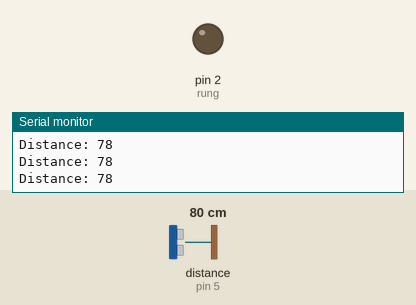
Recording of a sketch running on a simulated Arduino Uno, built with avr-gcc and run on an emulated ATmega328P. Shown: output pins drawn as LEDs (lit = HIGH), the last lines printed to the serial monitor. Wiring (inferred from the names in the program): ultrasonic range finder: trigger pin 6; echo pin 5. Dashed ring = blinking. The inputs (shaded band) are chosen by the test bench; at power-on: distance to the obstacle (sensor on pin 5) 80 cm. The echo pulse lasts 58.3 µs per cm; the audio player accepts every command and is not drawn; pins used as bus, display or sensor lines are not drawn.

Above: at 3.2 s.
3.3 s: distance to the obstacle (sensor on pin 5) set to 73 cm
6.3 s: distance to the obstacle (sensor on pin 5) set to 67 cm
At 8.24 s:
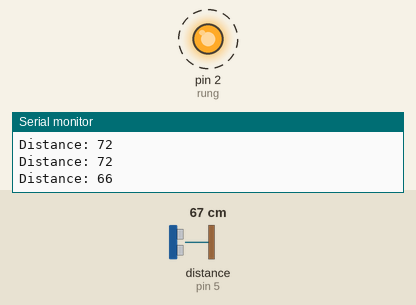
Timing chart, 0 to 15.3 s (numbered marks = the images above; inputs shaded):
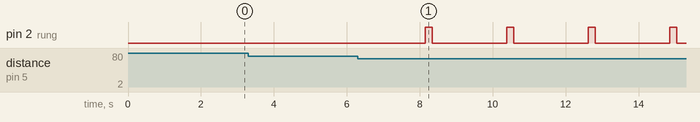

The sketch:

gay_canh_bao_nguoi_khiem_thi_V3.ino
```cpp
// Thiết kế bởi RC Man
const int trigPin = 6;
const int echoPin = 5;
long duration;
int distance = 0;
#define rung  2
#include "SoftwareSerial.h"
#include "DFRobotDFPlayerMini.h"
SoftwareSerial mySoftwareSerial(4, 3); // TX, RX
DFRobotDFPlayerMini myDFPlayer;

void setup()
{
pinMode(trigPin, OUTPUT);
pinMode(echoPin, INPUT);
pinMode(2, OUTPUT);
Serial.begin(9600);
mySoftwareSerial.begin(9600);
if (!myDFPlayer.begin(mySoftwareSerial, true, false)) {while(true){delay(0); }}
myDFPlayer.volume(30);
myDFPlayer.play(1);delay(1500); // khi cắm điện thì âm thanh khởi động được kích hoạt (bài 1)
}
void loop() {
if ((distance <30)&&(distance > 0))
{
  Vat_can_cach_30cm ();
  digitalWrite(rung, HIGH);   // Motor rung được bật
  delay(200);
}
else if ((distance > 31)&&(distance < 50))
{
  Vat_can_cach_50cm ();
  digitalWrite(rung, HIGH);   // Bật rung
  delay(200);                 // Thời gian bật rung
  digitalWrite(rung, LOW);    // Tắt rung
  delay(200);                 // Thời gian tắt rung
}
else if ((distance > 51)&&(distance < 70))
{
  Vat_can_cach_70cm ();
  digitalWrite(rung, HIGH);   // Bật rung
  delay(200);                 // Thời gian bật rung
  digitalWrite(rung, LOW);    // Tắt rung
  delay(200);                 // Thời gian tắt rung

}
else if (distance > 90)
{
  digitalWrite(rung, LOW);
}
delayMicroseconds(10);
// Clears the trigPin
digitalWrite(trigPin, LOW);
delayMicroseconds(2);
// Sets the trigPin on HIGH state for 10 micro seconds
digitalWrite(trigPin, HIGH);
delayMicroseconds(10);
digitalWrite(trigPin, LOW);
// Reads the echoPin, returns the sound wave travel time in microseconds
duration = pulseIn(echoPin, HIGH);
// Calculating the distance
distance= duration*0.034/2;
// Prints the distance on the Serial Monitor
Serial.print("Distance: ");
Serial.println(distance); //distance is the returned integer, it is the distance in cm
}
void Vat_can_cach_30cm()           //khi vật cản cách 30cm thì sẽ phát âm thanh (2)
{
  myDFPlayer.play(2);delay(1800);
}

void Vat_can_cach_50cm()          //khi vật cản cách 30-50cm thì sẽ phát âm thanh (3)
{
  myDFPlayer.play(3);delay(1800);
}
void Vat_can_cach_70cm()           //khi vật cản cách 50-70cm thì sẽ phát âm thanh (4)
{
  myDFPlayer.play(4);delay(1800);
}
```

Measured:
- the behaviour switches between 71 and 70 cm on distance to the obstacle (sensor on pin 5) (found by bisection; images 0 and 1)
- after the input at 6.3 s, pin 2 (rung): alternates HIGH for 0.20 s and LOW for 2.0 s, starting after 1.8 s
